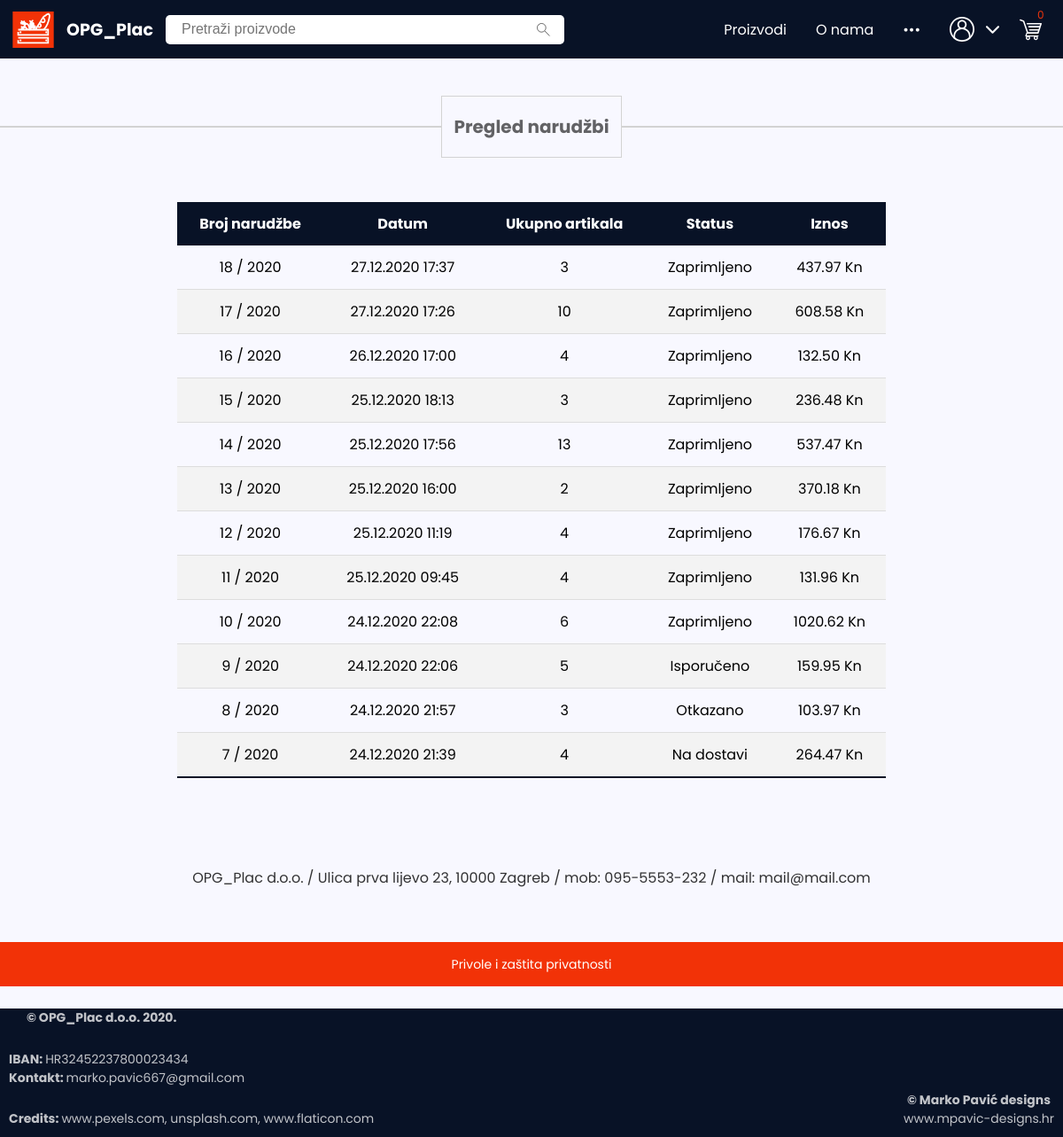
Screenshot of /pregled_narudzbi (signed in) with the database file from the repository.
### OPG_Plac/models.py (models this page shows)
class OrderStatus(models.Model):
    status = models.CharField(max_length=100)
    def __str__(self):
        return self.status

### OPG_Plac/views.py (the view)
# urls.py: path("pregled_narudzbi", view_order_history, name="order_history"),
@login_required(login_url="/prijava")
def view_order_history(request):
    user = models.User.objects.get(email=request.user)
    orders_qset = user.orders.all().exclude(status=None).order_by('-id')
    orders = []
    for order in orders_qset:
        orders.append({
            "id": "{} / {}".format(order.id, order.history.all()[0].timestamp.strftime("%Y")),
            "created_on": order.history.all()[0].timestamp.strftime('%d.%m.%Y %H:%M'),
            "items_count": sum([item.quantity for item in order.items.all()]),
            "total": round(sum([item.item_price * item.quantity for item in order.items.all()]), 2) + 20,
            "status": order.status,
            "plain_id": order.id
        })
    return render(request, "components/order_history/order_history.html", {
        "orders": orders
    })

### OPG_Plac/models.py (called while the page is built)
    def __str__(self):
        return self.email

### OPG_Plac/templates/components/order_history/order_history.html (shortened to what this page needs)
{% extends 'components/site_frame.html' %}
{% load static %}
{% block head %}
    <link rel="stylesheet" href="{% static 'subpages/order_history/order_history.css' %}">
{% endblock %}
{% block body %}
    {% include '../navbar.html' %}
    {% include '../divider_hr_title.html' with title="Pregled narudžbi" %}
    <div class="order-history-top-container">
        <div class="table-container">
            <table class="order-history-table">
                <thead>
                    <tr>
                        <th>Broj narudžbe</th>
                        <th>Datum</th>
                        <th class="table_item_count">Ukupno artikala</th>
                        <th>Status</th>
                        <th>Iznos</th>
                    </tr>
                </thead>
                <tbody>
                    {% for order in orders %}
                        <tr onclick="location.href ='/pregled_narudzbi/narudzba?id={{order.plain_id}}'">
                                <td><a href="/pregled_narudzbi/narudzba?id={{order.plain_id}}">{{order.id}}</a></td>
                                <td><a href="/pregled_narudzbi/narudzba?id={{order.plain_id}}">{{order.created_on}}</a></td>
                                <td class="table_item_count"><a href="/pregled_narudzbi/narudzba?id={{order.plain_id}}">{{order.items_count}}</a></td>
                                <td><a href="/pregled_narudzbi/narudzba?id={{order.plain_id}}">{{order.status}}</a></td>
                                <td><a href="/pregled_narudzbi/narudzba?id={{order.plain_id}}">{{order.total}} Kn</a></td>
                        </tr>
                    {% endfor %}
                </tbody>
            </table>
        </div>
    </div>
    {% include '../about_info_span.html'%}
    {% include '../footer.html' %}
{% endblock %}

### OPG_Plac/static/style.css (style rules this page uses)
* { box-sizing: border-box; }
body { background: ghostwhite; margin: 0; padding: 0; font-family: Poppins, sans-serif; }

### OPG_Plac/static/subpages/order_history/order_history.css (style rules this page uses)
.order-history-top-container { max-width: 1200px; margin: auto; margin-top: 50px; }
.table-container { display: flex; justify-content: center; }
.order-history-table { border-collapse: collapse; margin: 0px; font-size: 16px; min-width: 800px; margin-left: 15px; margin-right: 15px; }
.order-history-table thead tr { background-color: #081226; color: white; height: 40px; font-weight: bold; }
.order-history-table th, .order-history-table td { padding: 12px 15px; }
.order-history-table tbody td { text-align: center; }
.order-history-table tbody td a { text-decoration: none; color: black; }
.order-history-table tbody tr { border-bottom: solid 1px #dddddd; transition: transform 0.1s ease-in; }
.order-history-table tbody tr:nth-of-type(even) { background-color: #f3f3f3; }
.order-history-table tbody tr:last-of-type { border-bottom: solid 2px #081226; }

### rows the page displays
OrderStatus: id "18 / 2020", created_on "27.12.2020 17:37", items_count "3", status "Zaprimljeno", total "437.97", id "17 / 2020", created_on "27.12.2020 17:26", items_count "10", total "608.58", id "16 / 2020", created_on "26.12.2020 17:00", items_count "4", total "132.50", id "15 / 2020", created_on "25.12.2020 18:13", total "236.48", id "14 / 2020", created_on "25.12.2020 17:56", items_count "13", total "537.47", id "13 / 2020", created_on "25.12.2020 16:00", items_count "2", total "370.18", id "12 / 2020", created_on "25.12.2020 11:19", total "176.67", id "11 / 2020", created_on "25.12.2020 09:45", total "131.96", id "10 / 2020", created_on "24.12.2020 22:08", items_count "6", total "1020.62"
OrderStatus: id "9 / 2020", created_on "24.12.2020 22:06", items_count "5", status "Isporučeno", total "159.95"
OrderStatus: id "8 / 2020", created_on "24.12.2020 21:57", items_count "3", status "Otkazano", total "103.97"
OrderStatus: id "7 / 2020", created_on "24.12.2020 21:39", items_count "4", status "Na dostavi", total "264.47"

### other values shown
{{ title }} "Pregled narudžbi"
